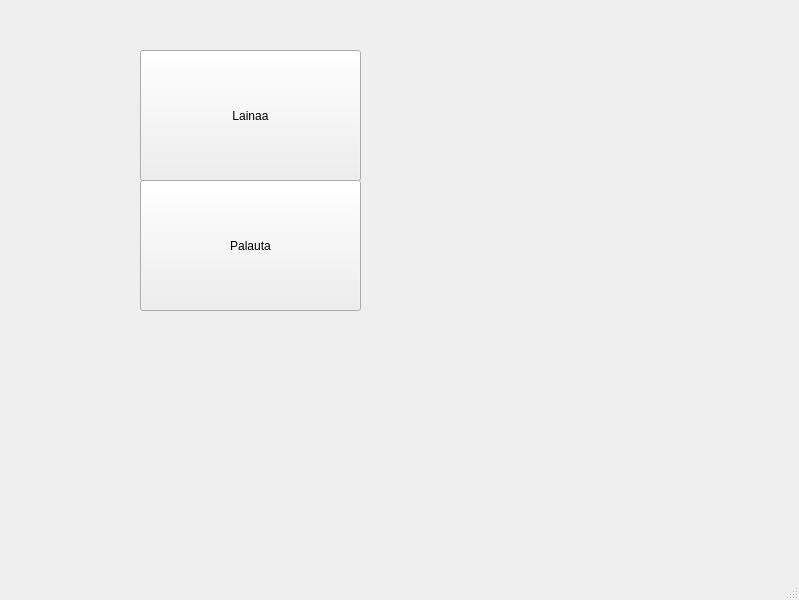
<?xml version="1.0" encoding="UTF-8"?>
<ui version="4.0">
 <class>MainWindow</class>
 <widget class="QMainWindow" name="MainWindow">
  <property name="geometry">
   <rect>
    <x>0</x>
    <y>0</y>
    <width>799</width>
    <height>600</height>
   </rect>
  </property>
  <property name="windowTitle">
   <string>MainWindow</string>
  </property>
  <widget class="QWidget" name="centralwidget">
   <widget class="QPushButton" name="pushButton">
    <property name="geometry">
     <rect>
      <x>140</x>
      <y>50</y>
      <width>221</width>
      <height>131</height>
     </rect>
    </property>
    <property name="text">
     <string>Lainaa</string>
    </property>
   </widget>
   <widget class="QPushButton" name="pushButton_2">
    <property name="geometry">
     <rect>
      <x>140</x>
      <y>180</y>
      <width>221</width>
      <height>131</height>
     </rect>
    </property>
    <property name="text">
     <string>Palauta</string>
    </property>
   </widget>
  </widget>
  <widget class="QMenuBar" name="menubar">
   <property name="geometry">
    <rect>
     <x>0</x>
     <y>0</y>
     <width>799</width>
     <height>21</height>
    </rect>
   </property>
  </widget>
  <widget class="QStatusBar" name="statusbar"/>
 </widget>
 <resources/>
 <connections/>
</ui>
